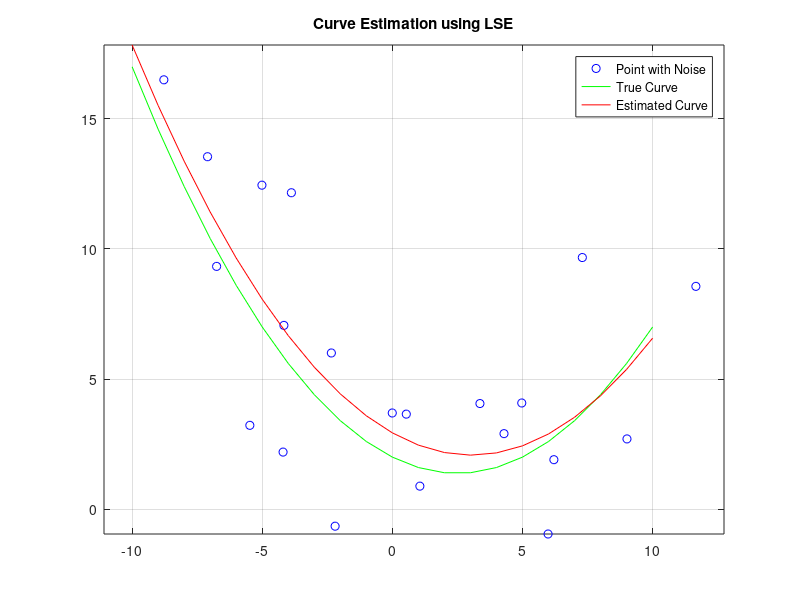

Recreate this plot in MATLAB.
clc; close all; clear;

% Noise level
scale = 2;

% Curve Parameters (y=ax^2+bx+c)
a = 0.1; b = -0.5; c = 2;

% Points on the Curve
x = (-10:1:10)';
y = a*x.^2 + b*x + c;

% Noise addition
xn = x + randn(size(x))*scale;
yn = y + randn(size(y))*scale;

% Line Estimation using LSM
X = [xn.^2 xn ones(size(xn))];
p = inv(X'*X)*X'*yn;

% Plot
figure; plot(xn,yn,'bo'); axis equal; grid on; hold on;
plot(x, y, 'g-');
plot(x, p(1)*x.^2+p(2)*x + p(3), 'r-'); hold off;
legend('Point with Noise', 'True Curve', 'Estimated Curve');
title('Curve Estimation using LSE')